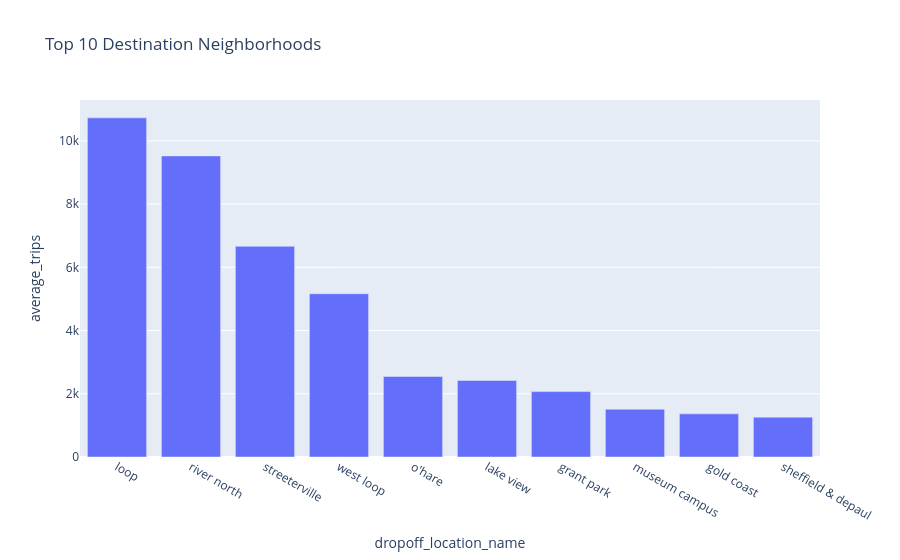

The cell this chart's notebook holds for it:
### Code cell
fig = px.bar(dropoff_count_df.head(10),
             x='dropoff_location_name',
             y='average_trips',
             title='Top 10 Destination Neighborhoods'
)

fig.show()

### Figure 1 — Plotly figure (JSON) as saved in the notebook; plotly's stock layout.template omitted (floating-point values rounded to 4 significant figures)
{"data": [{"hovertemplate": "dropoff_location_name=%{x}<br>average_trips=%{y}<extra></extra>", "legendgroup": "", "marker": {"color": "#636efa", "pattern": {"shape": ""}}, "name": "", "orientation": "v", "showlegend": false, "textposition": "auto", "type": "bar", "x": ["loop", "river north", "streeterville", "west loop", "o'hare", "lake view", "grant park", "museum campus", "gold coast", "sheffield & depaul"], "xaxis": "x", "y": [10730.0, 9524.0, 6665.0, 5164.0, 2547.0, 2421.0, 2069.0, 1510.0, 1364.0, 1260.0], "yaxis": "y"}], "layout": {"barmode": "relative", "legend": {"tracegroupgap": 0}, "title": {"text": "Top 10 Destination Neighborhoods"}, "xaxis": {"anchor": "y", "domain": [0, 1], "title": {"text": "dropoff_location_name"}}, "yaxis": {"anchor": "x", "domain": [0, 1], "title": {"text": "average_trips"}}}}
